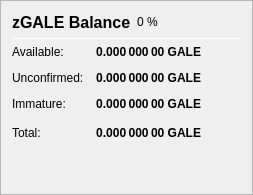
                   <widget class="QFrame" name="frame_ZerocoinBalances">
                    <property name="frameShape">
                     <enum>QFrame::StyledPanel</enum>
                    </property>
                    <property name="frameShadow">
                     <enum>QFrame::Raised</enum>
                    </property>
                    <layout class="QVBoxLayout" name="verticalLayout_7">
                     <item>
                      <layout class="QHBoxLayout" name="horizontalLayout_8" stretch="0,0,0">
                       <item>
                        <widget class="QLabel" name="label_5z_3">
                         <property name="minimumSize">
                          <size>
                           <width>0</width>
                           <height>20</height>
                          </size>
                         </property>
                         <property name="font">
                          <font>
                           <pointsize>12</pointsize>
                           <weight>75</weight>
                           <bold>true</bold>
                          </font>
                         </property>
                         <property name="text">
                          <string>zGALE Balance</string>
                         </property>
                        </widget>
                       </item>
                       <item>
                        <widget class="QLabel" name="labelzGALEPercent">
                         <property name="text">
                          <string notr="true">0 %</string>
                         </property>
                        </widget>
                       </item>
                       <item>
                        <spacer name="horizontalSpacer_11">
                         <property name="orientation">
                          <enum>Qt::Horizontal</enum>
                         </property>
                         <property name="sizeHint" stdset="0">
                          <size>
                           <width>40</width>
                           <height>20</height>
                          </size>
                         </property>
                        </spacer>
                       </item>
                      </layout>
                     </item>
                     <item>
                      <widget class="Line" name="line_ZerocoinBalance">
                       <property name="minimumSize">
                        <size>
                         <width>0</width>
                         <height>1</height>
                        </size>
                       </property>
                       <property name="maximumSize">
                        <size>
                         <width>16777215</width>
                         <height>1</height>
                        </size>
                       </property>
                       <property name="orientation">
                        <enum>Qt::Horizontal</enum>
                       </property>
                      </widget>
                     </item>
                     <item>
                      <layout class="QGridLayout" name="gridLayout_5">
                       <property name="spacing">
                        <number>12</number>
                       </property>
                       <item row="1" column="0">
                        <widget class="QLabel" name="labelzBalanceMatureText">
                         <property name="toolTip">
                          <string>Mature: more than 20 confirmation and more than 1 mint of the same denomination after it was minted.
These zGALE are spendable.</string>
                         </property>
                         <property name="text">
                          <string>Available:</string>
                         </property>
                        </widget>
                       </item>
                       <item row="1" column="1">
                        <widget class="QLabel" name="labelzBalanceMature">
                         <property name="font">
                          <font>
                           <weight>75</weight>
                           <bold>true</bold>
                          </font>
                         </property>
                         <property name="toolTip">
                          <string>Mature: more than 20 confirmation and more than 1 mint of the same denomination after it was minted.
These zGALE are spendable.</string>
                         </property>
                         <property name="text">
                          <string notr="true">0.000 000 00 GALE</string>
                         </property>
                         <property name="alignment">
                          <set>Qt::AlignRight|Qt::AlignTrailing|Qt::AlignVCenter</set>
                         </property>
                        </widget>
                       </item>
                       <item row="2" column="0">
                        <widget class="QLabel" name="labelzBalanceUnconfirmedText">
                         <property name="toolTip">
                          <string>Unconfirmed: less than 20 confirmations
Immature: confirmed, but less than 1 mint of the same denomination after it was minted</string>
                         </property>
                         <property name="text">
                          <string>Unconfirmed:</string>
                         </property>
                        </widget>
                       </item>
                       <item row="2" column="1">
                        <widget class="QLabel" name="labelzBalanceUnconfirmed">
                         <property name="font">
                          <font>
                           <weight>75</weight>
                           <bold>true</bold>
                          </font>
                         </property>
                         <property name="toolTip">
                          <string>Unconfirmed: less than 20 confirmations
Immature: confirmed, but less than 1 mint of the same denomination after it was minted</string>
                         </property>
                         <property name="text">
                          <string notr="true">0.000 000 00 GALE</string>
                         </property>
                         <property name="alignment">
                          <set>Qt::AlignRight|Qt::AlignTrailing|Qt::AlignVCenter</set>
                         </property>
                        </widget>
                       </item>
                       <item row="3" column="0">
                        <widget class="QLabel" name="labelzBalanceImmatureText">
                         <property name="toolTip">
                          <string>Unconfirmed: less than 20 confirmations
Immature: confirmed, but less than 1 mint of the same denomination after it was minted</string>
                         </property>
                         <property name="text">
                          <string>Immature:</string>
                         </property>
                        </widget>
                       </item>
                       <item row="3" column="1">
                        <widget class="QLabel" name="labelzBalanceImmature">
                         <property name="font">
                          <font>
                           <weight>75</weight>
                           <bold>true</bold>
                          </font>
                         </property>
                         <property name="toolTip">
                          <string>Unconfirmed: less than 20 confirmations
Immature: confirmed, but less than 1 mint of the same denomination after it was minted</string>
                         </property>
                         <property name="text">
                          <string notr="true">0.000 000 00 GALE</string>
                         </property>
                         <property name="alignment">
                          <set>Qt::AlignRight|Qt::AlignTrailing|Qt::AlignVCenter</set>
                         </property>
                        </widget>
                       </item>
                       <item row="4" column="0">
                        <widget class="QLabel" name="labelzBalanceText">
                         <property name="toolTip">
                          <string>Your current zGALE balance, unconfirmed and immature zGALE included.</string>
                         </property>
                         <property name="text">
                          <string>Total:</string>
                         </property>
                        </widget>
                       </item>
                       <item row="4" column="1">
                        <widget class="QLabel" name="labelzBalance">
                         <property name="font">
                          <font>
                           <weight>75</weight>
                           <bold>true</bold>
                          </font>
                         </property>
                         <property name="cursor">
                          <cursorShape>IBeamCursor</cursorShape>
                         </property>
                         <property name="toolTip">
                          <string>Your current zGALE balance, unconfirmed and immature zGALE included.</string>
                         </property>
                         <property name="text">
                          <string notr="true">0.000 000 00 GALE</string>
                         </property>
                         <property name="alignment">
                          <set>Qt::AlignRight|Qt::AlignTrailing|Qt::AlignVCenter</set>
                         </property>
                         <property name="textInteractionFlags">
                          <set>Qt::LinksAccessibleByMouse|Qt::TextSelectableByKeyboard|Qt::TextSelectableByMouse</set>
                         </property>
                        </widget>
                       </item>
                       <item row="4" column="2">
                        <spacer name="horizontalSpacer_4">
                         <property name="orientation">
                          <enum>Qt::Horizontal</enum>
                         </property>
                         <property name="sizeHint" stdset="0">
                          <size>
                           <width>40</width>
                           <height>20</height>
                          </size>
                         </property>
                        </spacer>
                       </item>
                      </layout>
                     </item>
                     <item>
                      <spacer name="verticalSpacer_4">
                       <property name="orientation">
                        <enum>Qt::Vertical</enum>
                       </property>
                       <property name="sizeHint" stdset="0">
                        <size>
                         <width>20</width>
                         <height>40</height>
                        </size>
                       </property>
                      </spacer>
                     </item>
                    </layout>
                   </widget>
